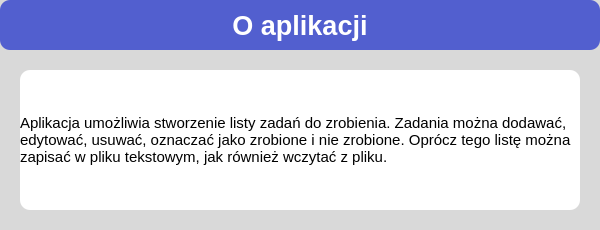
<?xml version="1.0" encoding="UTF-8"?>
<ui version="4.0">
 <class>about_app_window</class>
 <widget class="QMainWindow" name="about_app_window">
  <property name="geometry">
   <rect>
    <x>0</x>
    <y>0</y>
    <width>600</width>
    <height>230</height>
   </rect>
  </property>
  <property name="windowTitle">
   <string>MainWindow</string>
  </property>
  <property name="styleSheet">
   <string notr="true">background-color: rgb(217, 217, 217)</string>
  </property>
  <widget class="QWidget" name="centralwidget">
   <widget class="QLabel" name="add_task_label">
    <property name="geometry">
     <rect>
      <x>0</x>
      <y>0</y>
      <width>600</width>
      <height>50</height>
     </rect>
    </property>
    <property name="font">
     <font>
      <pointsize>20</pointsize>
      <weight>75</weight>
      <bold>true</bold>
     </font>
    </property>
    <property name="styleSheet">
     <string notr="true">background-color: rgb(82, 95, 207);
color: rgb(255, 255, 255);
text-align: center;
border-radius: 10px;</string>
    </property>
    <property name="text">
     <string>O aplikacji</string>
    </property>
    <property name="alignment">
     <set>Qt::AlignCenter</set>
    </property>
   </widget>
   <widget class="QLabel" name="title_label">
    <property name="geometry">
     <rect>
      <x>20</x>
      <y>70</y>
      <width>560</width>
      <height>140</height>
     </rect>
    </property>
    <property name="font">
     <font>
      <pointsize>11</pointsize>
      <weight>50</weight>
      <bold>false</bold>
     </font>
    </property>
    <property name="styleSheet">
     <string notr="true">background-color: rgb(255, 255, 255);
text-align: center;
border-radius: 10px;</string>
    </property>
    <property name="text">
     <string>Aplikacja umożliwia stworzenie listy zadań do zrobienia. Zadania można dodawać, edytować, usuwać, oznaczać jako zrobione i nie zrobione. Oprócz tego listę można zapisać w pliku tekstowym, jak również wczytać z pliku.</string>
    </property>
    <property name="wordWrap">
     <bool>true</bool>
    </property>
    <property name="margin">
     <number>30</number>
    </property>
   </widget>
  </widget>
 </widget>
 <resources/>
 <connections/>
</ui>
